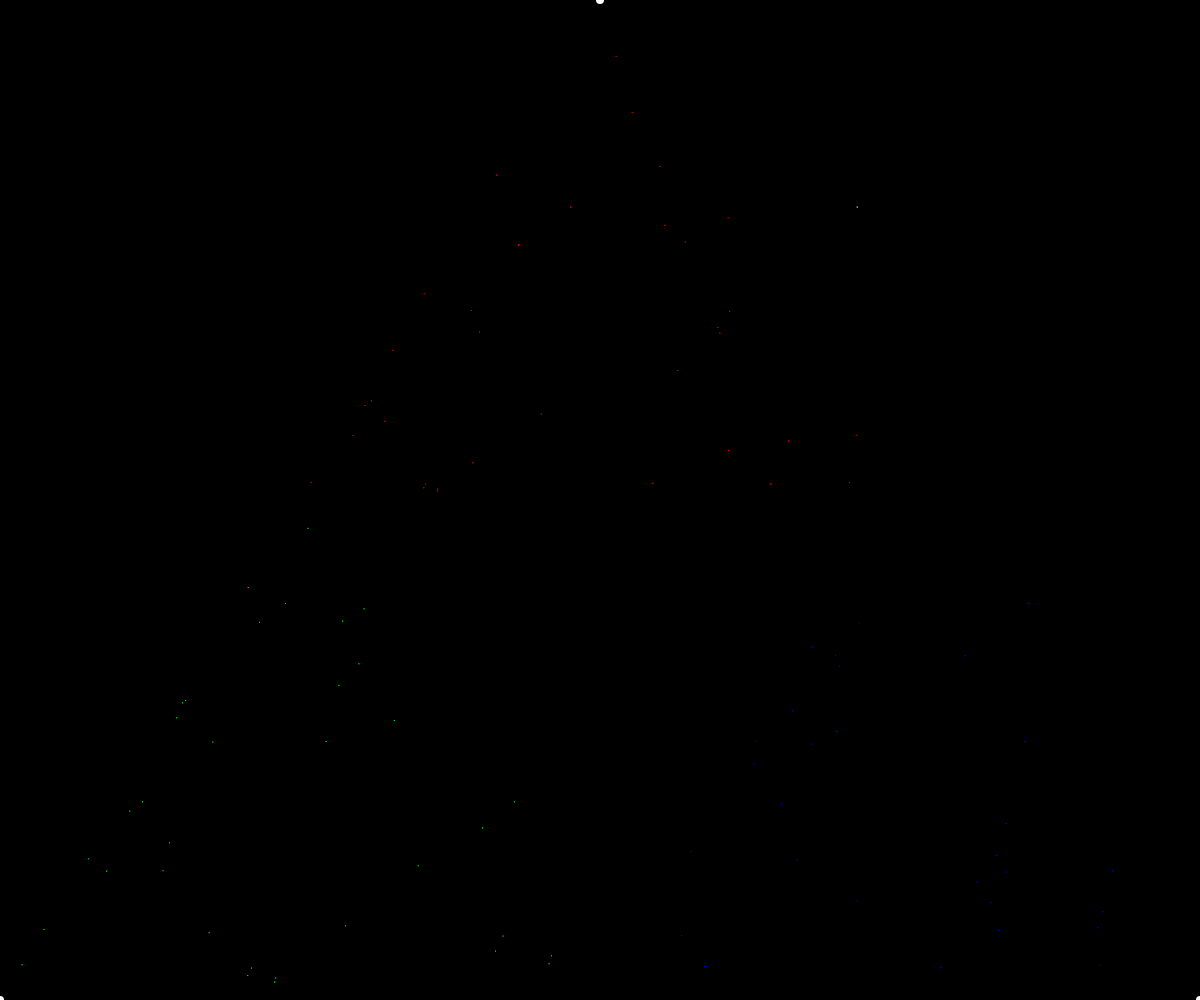
Frame 1 (no input)
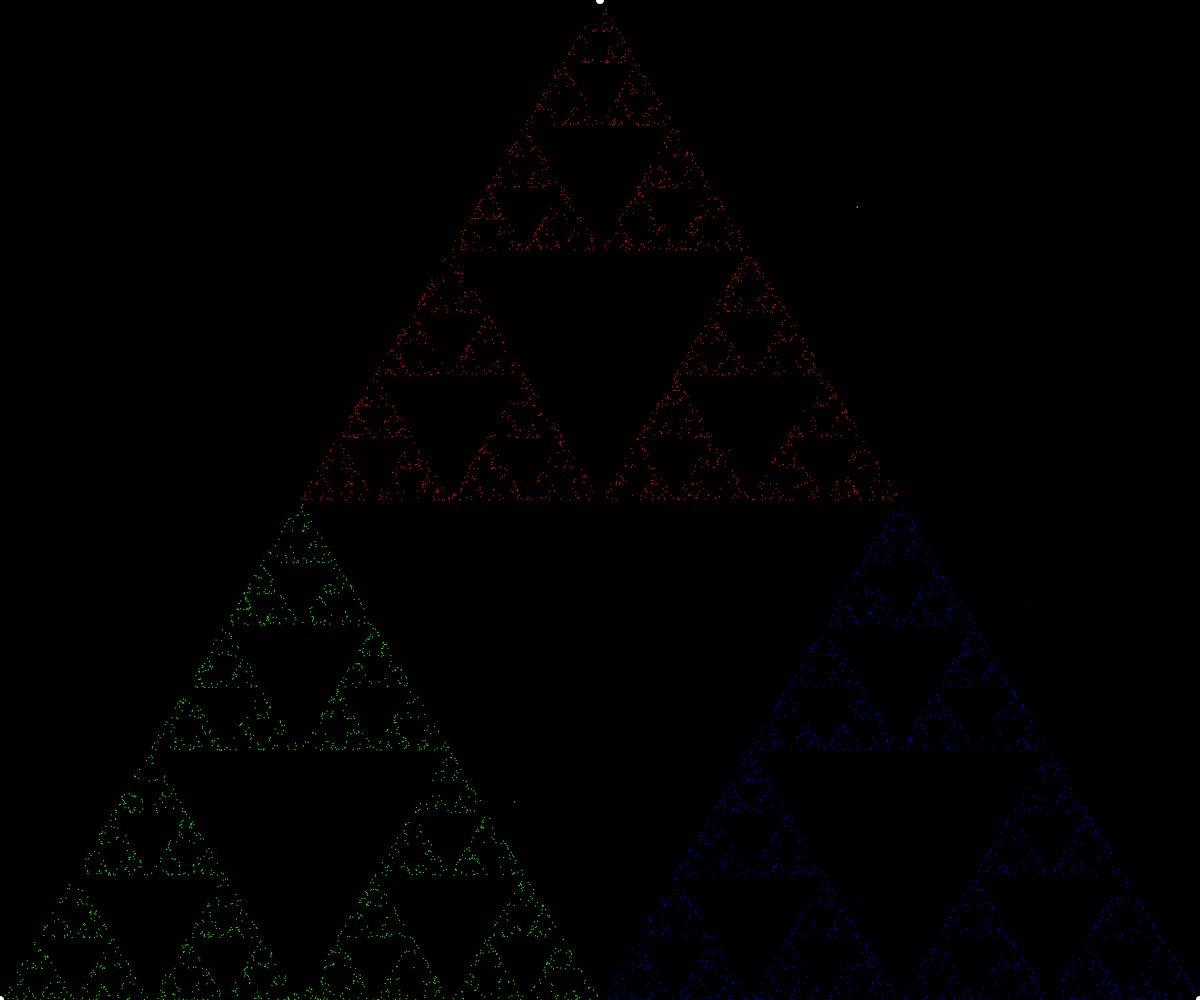
Frame 60 (no input)
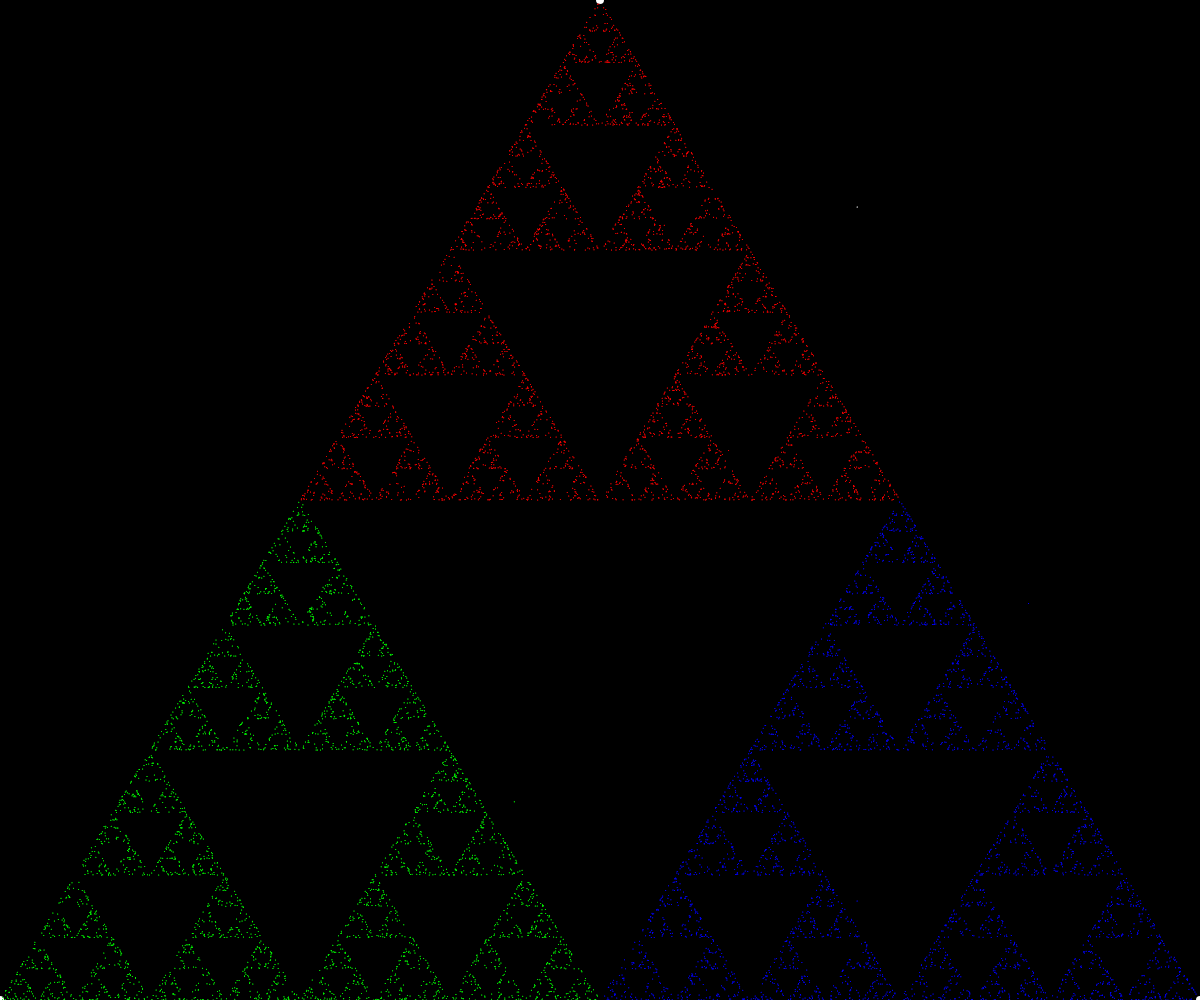
Frame 120 (the mouse pressed at the canvas centre since frame 60)

The p5.js sketch that drew these frames (run headless with seeded random() and noise() and a simulated clock; from frame 60 on, the mouse is pressed at the canvas centre):

// p5.js sketch
// ── sketch.js
let ax, ay;
let bx, by;
let cx, cy;

let x,y;

function setup() {
  createCanvas(windowWidth, windowHeight);
	ax=width/2;
	ay=0;
	bx=0;
	by=height;
	cx=width;
	cy=height;

	x=random(width);
	y=random(height);


  background(0);
	stroke(255);
	strokeWeight(8);

	point(ax,ay);
	point(bx,cy);
	point(cx,cy);

}

function draw() {

	for(let i=0;i<100;i++){
	strokeWeight(1);
	point(x,y);
	point(x,y);

	let r=floor(random(3));

	if(r==0){
		stroke(255,0,0);
		x=lerp(x,ax,0.5);
		y=lerp(y,ay,0.5);
	}else if(r==1){

		stroke(0,255,0);
		x=lerp(x,bx,0.5);
		y=lerp(y,by,0.5);

	}else if(r==2){

		stroke(0,0,255);
		x=lerp(x,cx,0.5);
		y=lerp(y,cy,0.5);

	}

	}

}
